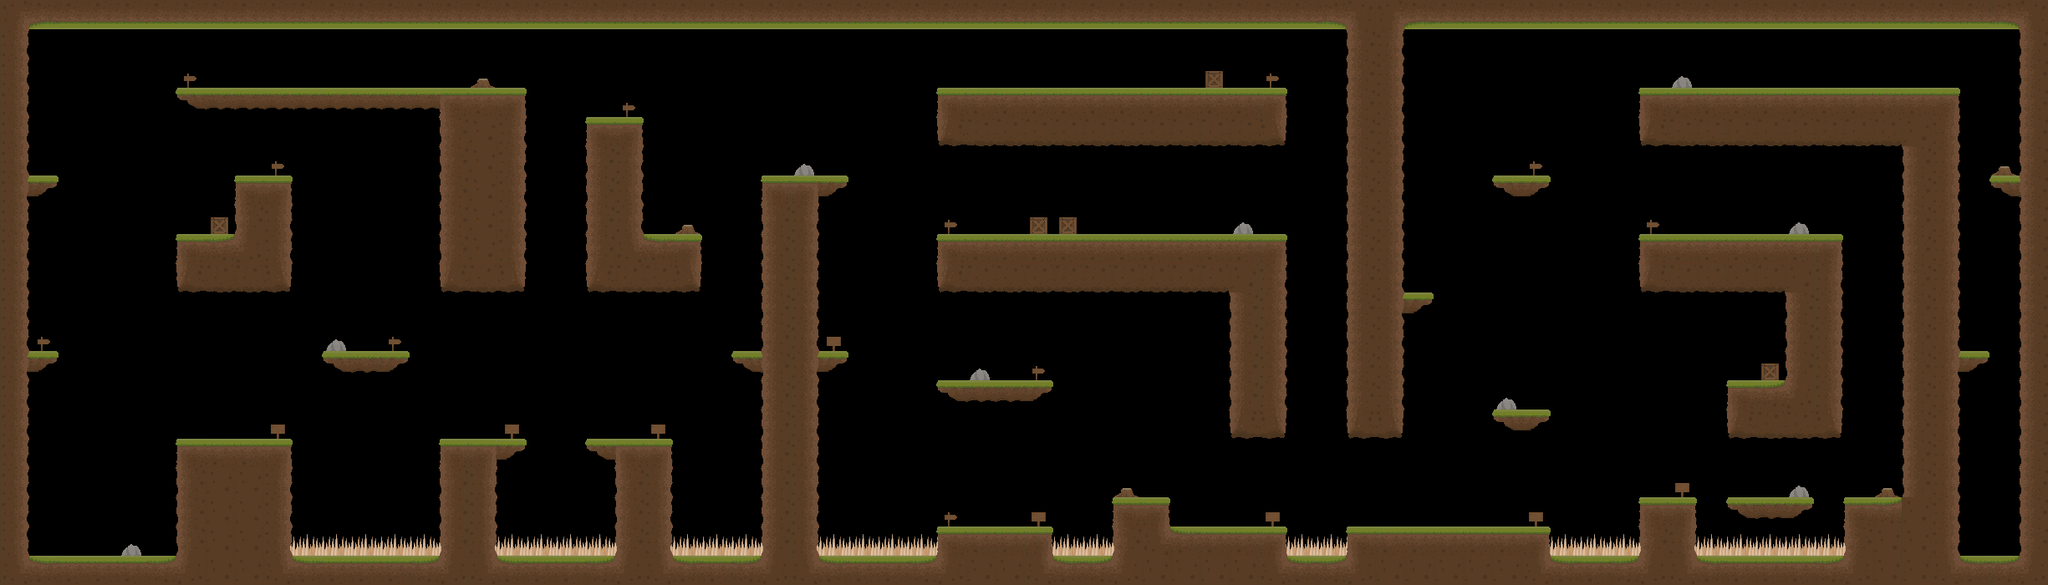

Tiled map render using the project's own tile images. Description and the map definition, with tile-layer contents summarised, below:
An orthogonal 70x20 tile map with 35x35 px tiles, 2 tile layers (Back, Front), 1 hidden layer not drawn.

<map version="1.0" tiledversion="1.0.3" orientation="orthogonal" renderorder="right-down" width="70" height="20" tilewidth="35" tileheight="35" nextobjectid="1">
 <tileset firstgid="1" name="OurTileSet" tilewidth="35" tileheight="35" spacing="3" margin="3" tilecount="56" columns="8">
  <image source="OurTileSet.png" width="307" height="269" />
 </tileset>
 <layer name="Back" width="70" height="20">
  <data>[1400 cells, 27 non-empty, 2 distinct tile ids]</data>
 </layer>
 <layer name="Front" width="70" height="20">
  <properties>
   <property name="collider_layer" type="bool" value="false" />
  </properties>
  <data>[1400 cells, 573 non-empty, 28 distinct tile ids]</data>
 </layer>
 <layer name="Colliders" width="70" height="20" visible="0" opacity="0.74">
  <properties>
   <property name="collider_layer" type="bool" value="true" />
  </properties>
  <data>[1400 cells, 434 non-empty, 4 distinct tile ids]</data>
 </layer>
</map>
